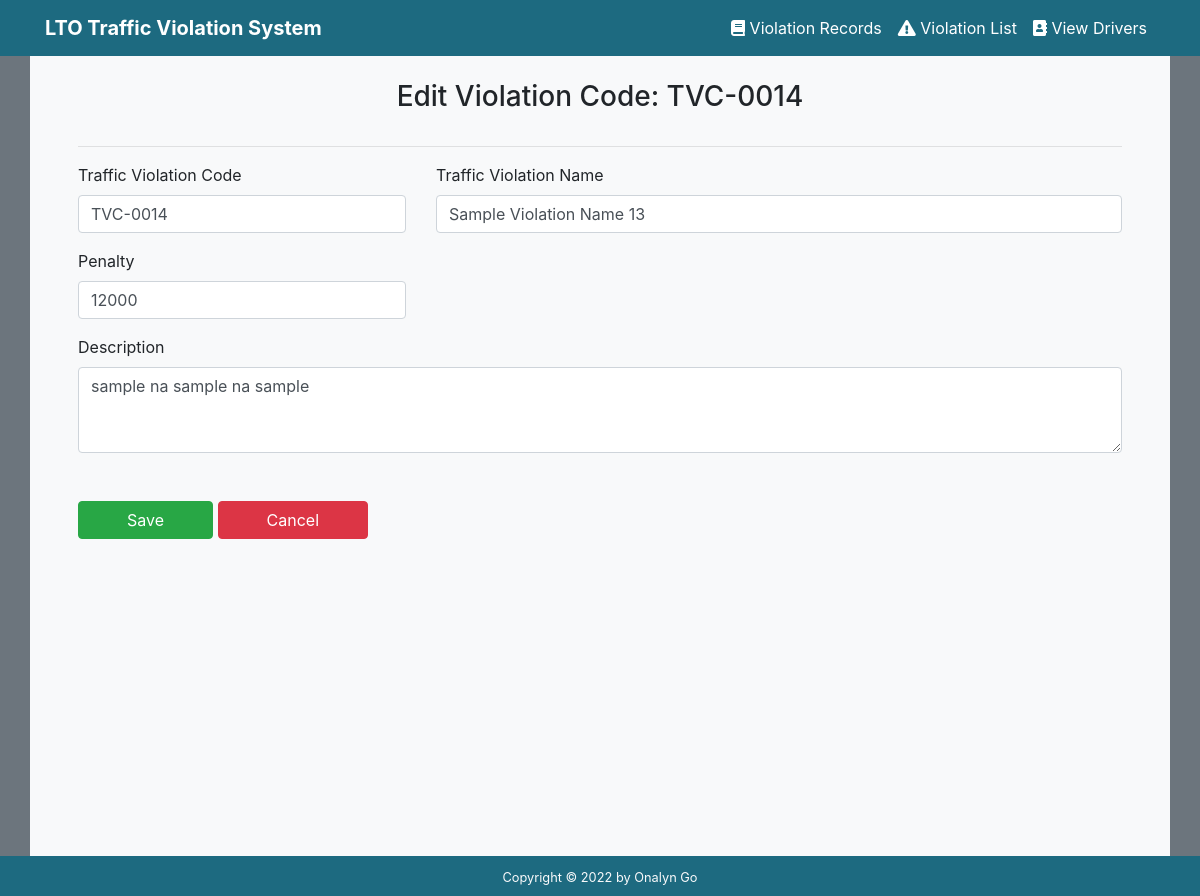
/updateViolation.php?violation_id=16, run on the app's committed database.
### tables this page shows
CREATE TABLE `violations` (
  `violation_id` int(11) NOT NULL,
  `code` varchar(20) NOT NULL,
  `name` varchar(200) DEFAULT NULL,
  `description` text NOT NULL,
  `penalty` float NOT NULL,
  `created_at` datetime NOT NULL DEFAULT CURRENT_TIMESTAMP,
  `updated_at` datetime DEFAULT NULL ON UPDATE CURRENT_TIMESTAMP
);

### updateViolation.php (the view, shortened to what this page needs)
<?php
require_once "template/header.php";
$pdo = new DBCon("mysql", "localhost", "lto-traffic-violation", "root", "root");
if (isset($_GET['violation_id'])) {
    $stmt = $pdo->prepare('SELECT * FROM violations WHERE violation_id = ?');
    $stmt->execute([$_GET['violation_id']]);
    $violation = $stmt->fetch(PDO::FETCH_ASSOC);
} else {
    exit('No Violation ID specified!');
}
?>
<section class="container-xl bg-light py-4 px-5 height">
    <h3 class="text-center pb-3">Edit Violation Code: <?=$violation['code']?></h3>
    <hr>
    <form action="updateViolation.php?violation_id=<?=$violation["violation_id"]?>" method="post">
        <div class="form-group row ">
            <div class="col-4">
                <label for="code">Traffic Violation Code</label>
                <input type="text" class="form-control" name="code" id="code" value="<?=$violation["code"]?>" required>
            </div>
            <div class="col-8">
                <label for="name">Traffic Violation Name</label>
                <input type="text" class="form-control" name="name" id="name" value="<?=$violation["name"]?>" required>
            </div>
        </div>
        <div class="form-group row">
            <div class="col-4">
                <label for="name">Penalty</label>
                <input type="number" class="form-control" name="penalty" id="penalty" value="<?=$violation["penalty"]?>" required>
            </div>
        </div>
        <div class="">
            <label for="description">Description</label>
            <textarea class="form-control" id="description" name="description" rows="3"><?=$violation["description"]?></textarea>
        </div>
        <div class="form-group row pt-5">
            <div class="col-12 ">
                <button type="submit" class="btn btn-success px-5">Save</button>
                <a class="btn btn-danger px-5" href="viewViolations.php">Cancel</a>
            </div>
        </div>
    </form>
</section>
<?php include "template/footer.php"?>

### style.css (style rules this page uses)
* { margin: 0; padding: 0; box-sizing: border-box; }
.height { height: 100% !important; }

### data on the page
violations: code "TVC-0014", name "Sample Violation Name 13", penalty "12000", description "sample na sample na sample"
